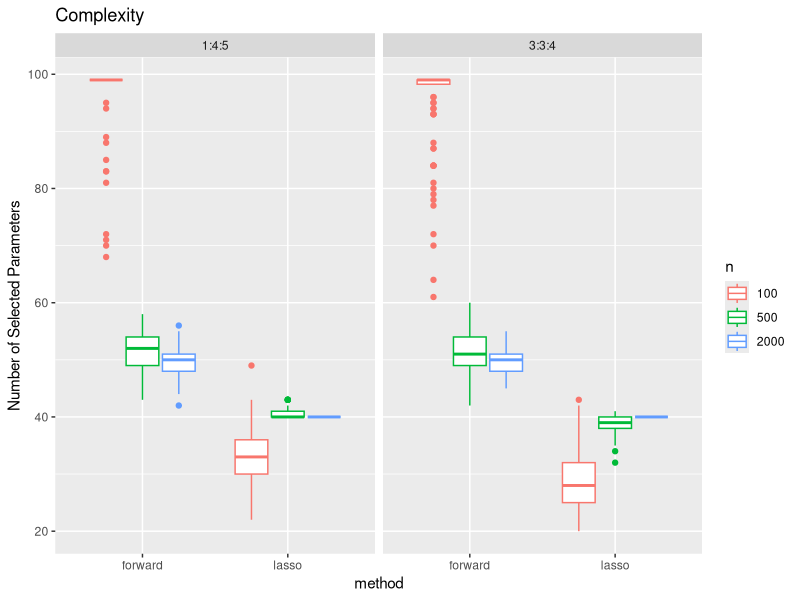
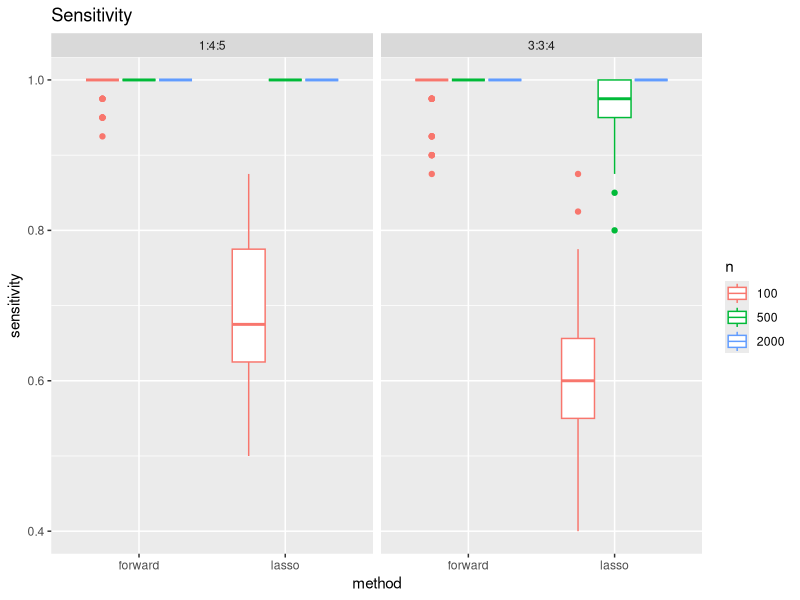
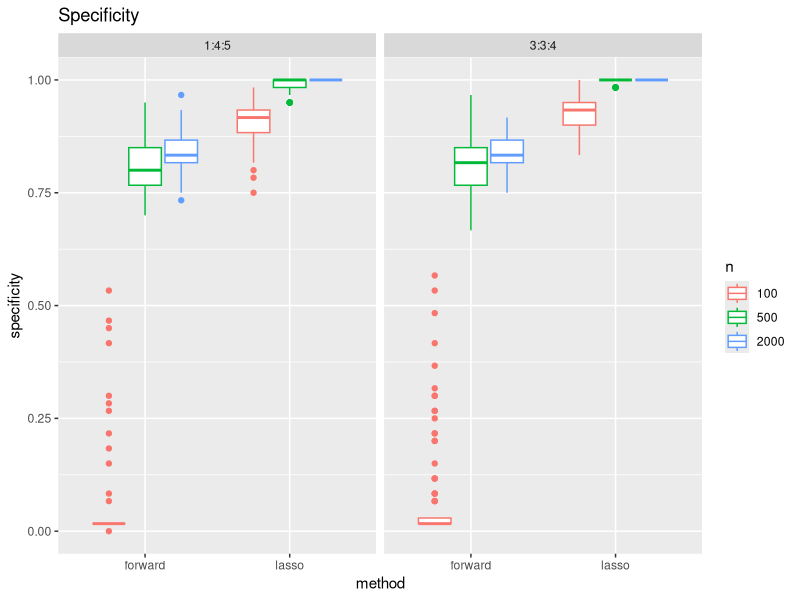
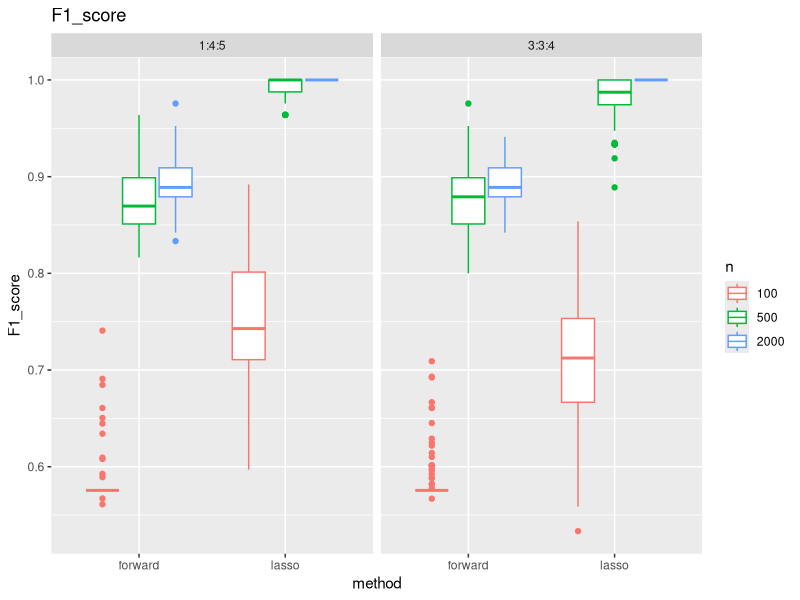
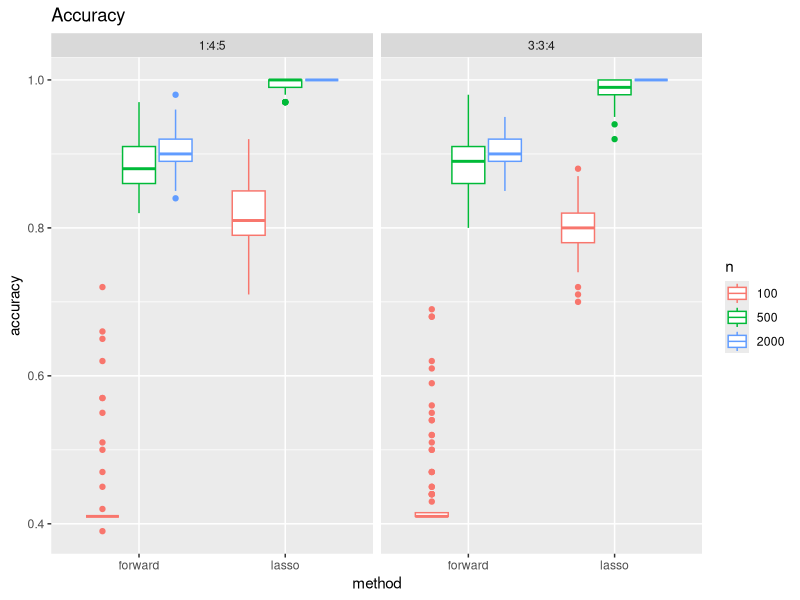
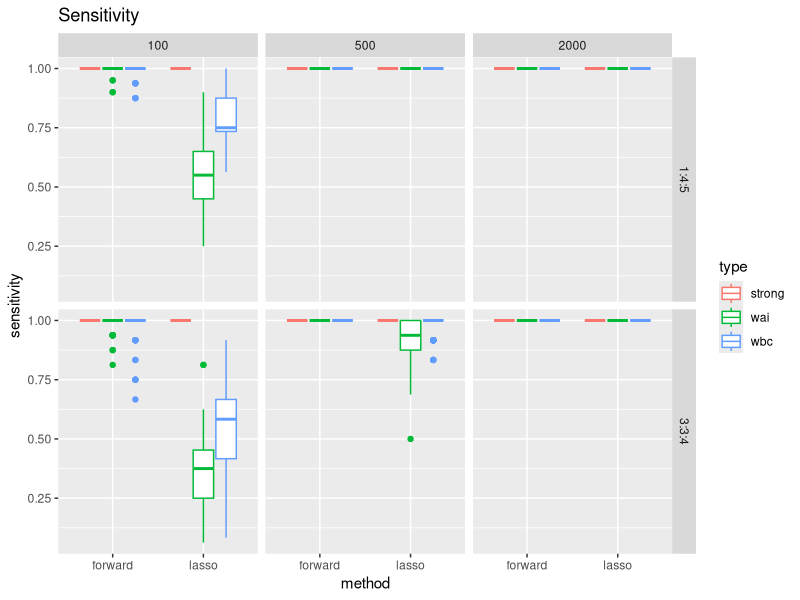
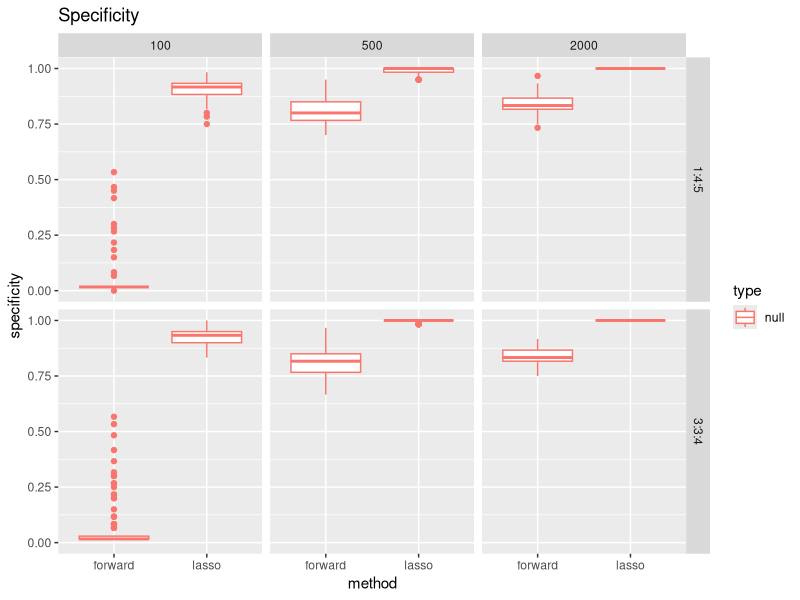
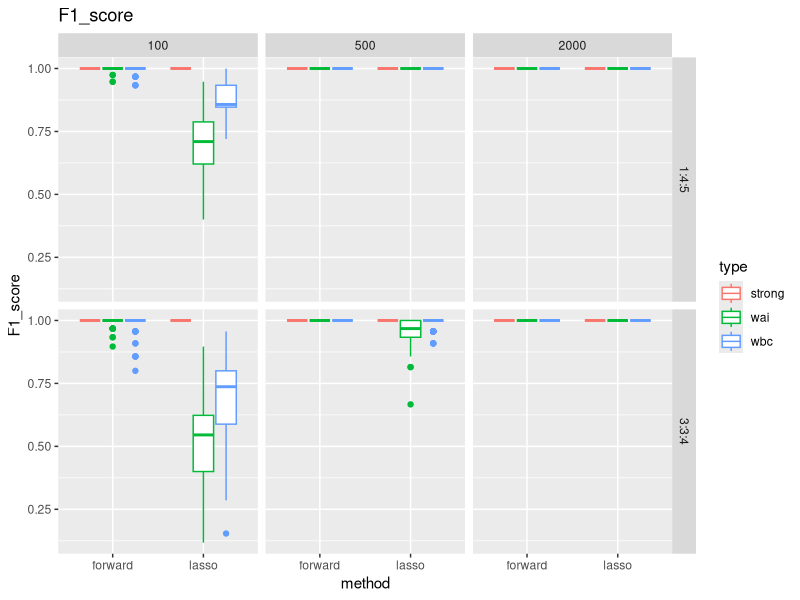

Source code (R) for these figures, in order:
## ---- chunk 1
knitr::opts_chunk$set(echo = TRUE)
library(tidyverse)
library(patchwork)
library(dplyr)
## ---- chunk 2
# Load parameter data
param_1 = read_csv("parameter_estimate.csv")
param_2 = read_csv("parameter_estimate2.csv")
param_estimate = rbind(param_1, param_2)


# Output identification table
fit_identify_result = 
  param_estimate %>% 
    mutate(
      n = factor(n),
      ratio = ifelse(ratio == 145, "1:4:5", "3:3:4"),
      notnull = ifelse(type == "null", 0, 1),
      notnull_est = ifelse(abs(estimate) > 0, 1, 0),
      identify =
        case_when(
          notnull == 1 & notnull_est == 1 ~ "TP",
          notnull == 1 & notnull_est == 0 ~ "FN",
          notnull == 0 & notnull_est == 1 ~ "FP",
          notnull == 0 & notnull_est == 0 ~ "TN"
        )
    ) %>% 
    group_by(sim_time, n, p, ratio, method) %>% 
    summarize(
      number_of_parameters = sum(identify == "TP") + sum(identify == "FP"),
      sensitivity = sum(identify == "TP")/(sum(identify == "TP") + sum(identify == "FN")),
      specificity = sum(identify == "TN")/(sum(identify == "TN") + sum(identify == "FP")),
      precision = sum(identify == "TP")/(sum(identify == "TP") + sum(identify == "FP")),
      accuracy = (sum(identify == "TP") + sum(identify == "TN")) /
        (sum(identify == "TP") + sum(identify == "FP") + sum(identify == "TN") + sum(identify == "FN")),
      F1_score = 2 * precision * sensitivity / (precision + sensitivity)
    )


# Output identification table by signal
fit_identify_result_type = 
  param_estimate %>% 
    mutate(
      n = factor(n),
      ratio = ifelse(ratio == 145, "1:4:5", "3:3:4"),
      notnull = ifelse(type == "null", 0, 1),
      notnull_est = ifelse(abs(estimate) > 0, 1, 0),
      identify =
        case_when(
          notnull == 1 & notnull_est == 1 ~ "TP",
          notnull == 1 & notnull_est == 0 ~ "FN",
          notnull == 0 & notnull_est == 1 ~ "FP",
          notnull == 0 & notnull_est == 0 ~ "TN"
        )
    ) %>% 
    group_by(sim_time, n, p, ratio, method, type) %>% 
    summarize(
      number_of_parameters = sum(identify == "TP") + sum(identify == "FP"),
      sensitivity = sum(identify == "TP")/(sum(identify == "TP") + sum(identify == "FN")),
      specificity = sum(identify == "TN")/(sum(identify == "TN") + sum(identify == "FP")),
      precision = sum(identify == "TP")/(sum(identify == "TP") + sum(identify == "FP")),
      accuracy = (sum(identify == "TP") + sum(identify == "TN")) /
        (sum(identify == "TP") + sum(identify == "FP") + sum(identify == "TN") + sum(identify == "FN")),
      F1_score = 2 * precision * sensitivity / (precision + sensitivity)
    )



p = 100
ratio = c(1, 4, 5)
ps = floor(0.4*p*ratio[1]/sum(ratio))
pwbc = floor(0.4*p*ratio[2]/sum(ratio))
pwai = floor(0.4*p*ratio[3]/sum(ratio))
beta = c(rep(20, ps), rep(0.5, pwbc + pwai), rep(0, p - ps - pwbc - pwai))
# output the beta estimation table of ratio 1
fit_beta_result_ratio1 = 
  param_1 %>% 
    mutate(
      n = factor(n),
      ratio = ifelse(ratio == 145, "1:4:5", "3:3:4"),
      num = case_when(
  type == "strong" ~ num,
  type == "wbc" ~ num + ps,
  type == "wai" ~ num + ps + pwbc,
  type == "null" ~ num + ps + pwbc + pwai),
      se = (estimate - beta[num])^2
    ) %>% 
    group_by(sim_time, n, p, ratio, method) %>% 
    summarize(
      RMSE = sqrt(mean(se))
    )

# output the beta estimation table of ratio2
p = 100
ratio = c(3, 3, 4)
ps = floor(0.4*p*ratio[1]/sum(ratio))
pwbc = floor(0.4*p*ratio[2]/sum(ratio))
pwai = floor(0.4*p*ratio[3]/sum(ratio))
beta = c(rep(20, ps), rep(0.5, pwbc + pwai), rep(0, p - ps - pwbc - pwai))

fit_beta_result_ratio2 = 
  param_2 %>% 
    mutate(
      n = factor(n),
      ratio = ifelse(ratio == 145, "1:4:5", "3:3:4"),
      num = case_when(
  type == "strong" ~ num,
  type == "wbc" ~ num + ps,
  type == "wai" ~ num + ps + pwbc,
  type == "null" ~ num + ps + pwbc + pwai),
      se = (estimate - beta[num])^2
    ) %>% 
    group_by(sim_time, n, p, ratio, method) %>% 
    summarize(
      RMSE = sqrt(mean(se))
    )

fit_beta_result_ratio = 
  rbind(fit_beta_result_ratio1, fit_beta_result_ratio2)
## ---- chunk 3
# compare model complexity

# compare sensitivity
g_1 = ggplot(fit_identify_result, aes(x = method, y = number_of_parameters, color = n)) + 
  geom_boxplot() +
  theme(legend.position = "right") +
  labs(title = "Complexity",x = "method", y = "Number of Selected Parameters") +
  facet_grid(. ~ ratio)
g_1
ggsave(g_1,filename = "Images/g_1.pdf",width = 12,height = 9)
## ---- chunk 4
# compare all signals on four metrics

# compare sensitivity
g1 = ggplot(fit_identify_result, aes(x = method, y = sensitivity, color = n)) + 
  geom_boxplot() +
  theme(legend.position = "right") +
  labs(title = "Sensitivity",x = "method", y = "sensitivity") +
  facet_grid(. ~ ratio)
g1
ggsave(g1,filename = "Images/g1.pdf",width = 12,height = 9)

# compare specificity
g2 = ggplot(fit_identify_result, aes(x = method, y = specificity, color = n)) + 
  geom_boxplot() +
  theme(legend.position = "right") +
  labs(title = "Specificity",x = "method", y = "specificity") +
  facet_grid(. ~ ratio)
g2
ggsave(g2,filename = "Images/g2.pdf",width = 12,height = 9)

# compare F1-score
g3 = ggplot(fit_identify_result, aes(x = method, y = F1_score, color = n)) + 
  geom_boxplot() +
  theme(legend.position = "right") +
  labs(title = "F1_score",x = "method", y = "F1_score") +
  facet_grid(. ~ ratio)
g3
ggsave(g3,filename = "Images/g3.pdf",width = 12,height = 9)

# compare accuracy
g4 = ggplot(fit_identify_result, aes(x = method, y = accuracy, color = n)) + 
  geom_boxplot() +
  theme(legend.position = "right") +
  labs(title = "Accuracy",x = "method", y = "accuracy") +
  facet_grid(. ~ ratio)
g4
ggsave(g4,filename = "Images/g4.pdf",width = 12,height = 9)
## ---- chunk 5
# compare different signals

# First ratio
g5 = ggplot(fit_identify_result_type, aes(x = method, y = sensitivity, color = type)) + 
  geom_boxplot() +
  theme(legend.position = "right") +
  labs(title = "Sensitivity",x = "method", y = "sensitivity") +
  facet_grid(ratio ~ n)
g5
ggsave(g5,filename = "Images/g5.pdf",width = 12,height = 9)

g6 = ggplot(fit_identify_result_type, aes(x = method, y = specificity, color = type)) + 
  geom_boxplot() +
  theme(legend.position = "right") +
  labs(title = "Specificity",x = "method", y = "specificity") +
  facet_grid(ratio ~ n)
g6
ggsave(g6,filename = "Images/g6.pdf",width = 12,height = 9)

g7 = ggplot(fit_identify_result_type, aes(x = method, y = F1_score, color = type)) + 
  geom_boxplot() +
  theme(legend.position = "right") +
  labs(title = "F1_score",x = "method", y = "F1_score") +
  facet_grid(ratio ~ n)
g7
ggsave(g7,filename = "Images/g7.pdf",width = 12,height = 9)

g8 = ggplot(fit_identify_result_type, aes(x = method, y = accuracy, color = type)) + 
  geom_boxplot() +
  theme(legend.position = "right") +
  labs(title = "Accuracy",x = "method", y = "accuracy") +
  facet_grid(ratio ~ n)
g8
ggsave(g8,filename = "Images/g8.pdf",width = 12,height = 9)
## ---- chunk 6
# Beta estimation

# RMSE of beta for n = 100
g9 = ggplot(fit_beta_result_ratio %>% filter(n == 100), aes(x = method, y = RMSE)) + 
  geom_boxplot(color = "red", fill = "orange", alpha = 0.5) +
  theme(legend.position = "right") +
  labs(title = "beta RMSE when n = 100",x = "method", y = "RMSE") +
  coord_cartesian(ylim = c(0, 15)) +
  facet_grid(~ ratio)
g9
ggsave(g9, filename = "Images/g9.pdf",width = 12,height = 9)

# RMSE of beta for n = 500
g10 = ggplot(fit_beta_result_ratio %>% filter(n == 500), aes(x = method, y = RMSE)) + 
  geom_boxplot(color = "red", fill = "orange", alpha = 0.5) +
  theme(legend.position = "right") +
  labs(title = "beta RMSE when n = 500",x = "method", y = "RMSE") +
  coord_cartesian(ylim = c(0, 0.6)) +
  facet_grid(~ ratio)
g10
ggsave(g10, filename = "Images/g10.pdf",width = 12,height = 9)

# RMSE of beta for n = 2000
g11 = ggplot(fit_beta_result_ratio %>% filter(n == 2000), aes(x = method, y = RMSE)) + 
  geom_boxplot(color = "red", fill = "orange", alpha = 0.5) +
  theme(legend.position = "right") +
  labs(title = "beta RMSE when n = 2000",x = "method", y = "RMSE") +
  coord_cartesian(ylim = c(0, 0.4)) +
  facet_grid(~ ratio)
g11
ggsave(g11, filename = "Images/g11.pdf",width = 12,height = 9)
